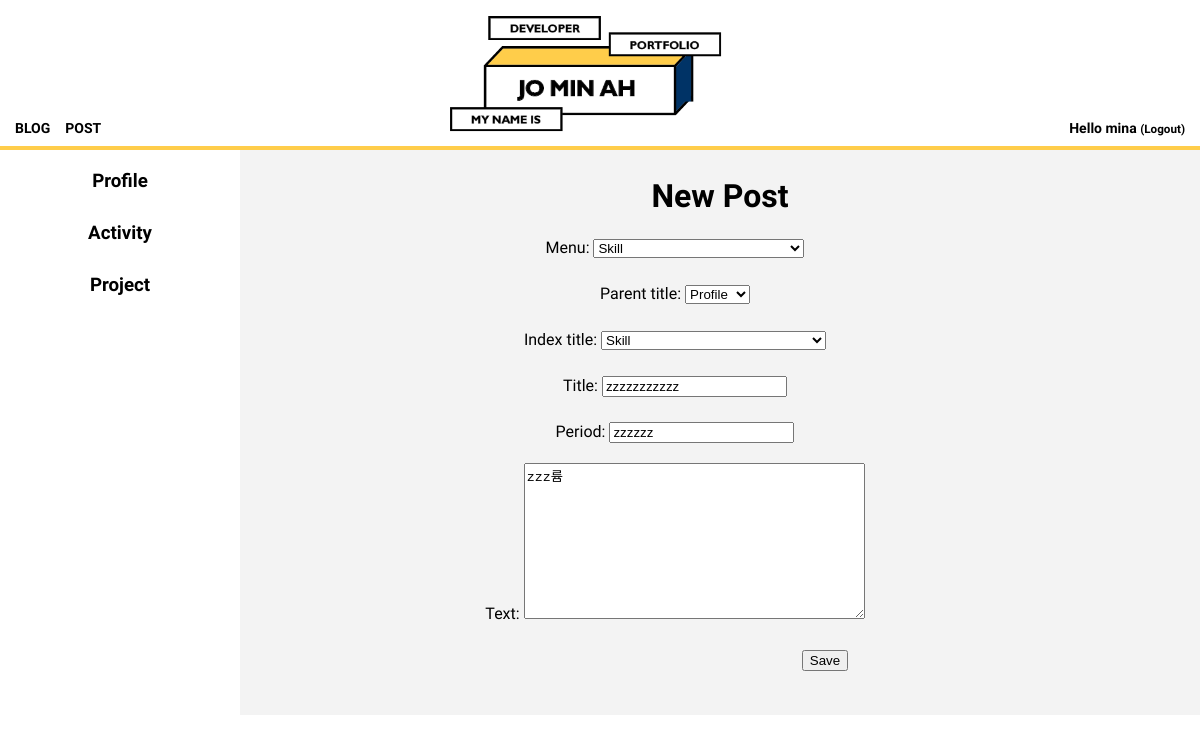
The page /post/12/edit/ (signed in) on the database its author committed.
### blog/models.py (models this page shows, shortened)
class Post(models.Model):
    author = models.ForeignKey(settings.AUTH_USER_MODEL, on_delete=models.CASCADE)
    menu=models.ForeignKey('blog.Menu',on_delete=models.CASCADE,related_name='posts')
    parent_title_choices=(('Profile','Profile'),('Activity','Activity'),('Project','Project'))
    parent_title=models.CharField(max_length=30,choices=parent_title_choices,default='Profile')
    index_title_choices=(('Profile',(('Skill','Skill'),)),('Activity',(('UCI Undergraduate Researcher','UCI Undergraduate Researcher'),('Coding HelpDesk','Coding HelpDesk'),('Heronation InternShip','Heronation InternShip'))),('Project',(('Face Recogntion','Face Recognition'),('Mu:Ping App','Mu:Ping App'),('Ang-Bob App','Ang-Bob App'),('Flex-Bison Interpreter','Flex-Bison Interpreter'),('Z-shop App','Z-shop App'),)))
    index_title=models.CharField(max_length=30,choices=index_title_choices,default='Skill')
    title = models.CharField(max_length=200)
    period=models.CharField(max_length=50)
    text = models.TextField()
    created_date = models.DateTimeField(
            default=timezone.now)
    published_date = models.DateTimeField(
            blank=True, null=True)

class Menu(models.Model):
    parent_title_choices=(('Profile','Profile'),('Activity','Activity'),('Project','Project'))
    parent_title=models.CharField(max_length=30,choices=parent_title_choices,default='Profile')
    index_title_choices=(('Profile',(('Skill','Skill'),)),('Activity',(('UCI Undergraduate Researcher','UCI Undergraduate Researcher'),('Coding HelpDesk','Coding HelpDesk'),('Heronation InternShip','Heronation InternShip'))),('Project',(('Face Recogntion','Face Recognition'),('Mu:Ping App','Mu:Ping App'),('Ang-Bob App','Ang-Bob App'),('Flex-Bison Interpreter','Flex-Bison Interpreter'),('Z-shop App','Z-shop App'),)))
    index_title=models.CharField(max_length=30,choices=index_title_choices,default='Skill')
    def __str__(self):
        return self.index_title

### blog/views.py (the view)
# urls.py: path('post/<int:pk>/edit/', views.post_edit, name='post_edit'),
@login_required
def post_edit(request, pk):
    profile=Menu.objects.filter(parent_title__contains="Profile")
    activity=Menu.objects.filter(parent_title__contains="Activity")
    project=Menu.objects.filter(parent_title__contains="Project")
    post = get_object_or_404(Post, pk=pk)
    if request.method == "POST":
        form = PostForm(request.POST, instance=post)
        if form.is_valid():
            post = form.save(commit=False)
            post.author = request.user
            post.published_date = timezone.now()
            post.save()
            return redirect('post_detail', pk=post.pk)
    else:
        form = PostForm(instance=post)
    return render(request, 'blog/post_edit.html', {'form': form,'profile':profile,"activity":activity,"project":project})

### blog/forms.py
class PostForm(forms.ModelForm):
    class Meta:
        model = Post
        fields = ('menu','parent_title','index_title','title','period','text')

### blog/template/blog/post_edit.html
{% extends 'blog/base.html' %}
{% block content %}
<div align=center>
<h1> New Post </h1>
<form style="margin-right:90px" method="POST" class="post-form"> {% csrf_token %}
  {{form.as_p}}
  <button type="submit" class="save btn btn-default" style="margin-left:300px">Save</button>
</form>
  <br>
  </div>
{% endblock %}

### blog/template/blog/base.html (shortened to what this page needs)
{% load static %}
<!doctype html>
<html>
<head>
  <link rel="stylesheet" type="text/css" href="{% static 'css/style.css' %}">
</head>
<body>
  <div class="top" align=center>
    <a href="{% url 'post_list' %}"><img src="{% static 'img/logo.png' %}" style="border-bottom:10px;"></a>
    <a href="{% url 'post_list' %}" class="top-menu">
      <div>BLOG</div></a>
    {% if user.is_authenticated %}
    <a href="{% url 'post_new' %}" class="top-menu">
      <div>POST</div></a>
      {% endif %}
      {% if user.is_authenticated %}
      <div class="right-menu1">Hello {{ user.username }} <small>(<a href="{% url 'logout' %}" class='logout'>Logout</a>)</small></div>
      {% else %}
      <a href="{% url 'login' %}" class="right-menu">
        <div>LOGIN</div>
      </a>
      {% endif %}
  </div>
  <div id="grid">
    <div>
    <ul class="accordion">
      <li class="item">
        <h3 class="accordionTitle"> Profile</h3>
      </li>
      <li class="item">
        <h3 class="accordionTitle"> Activity</h3>
      </li>
      <li class="item">
        <h3 class="accordionTitle"> Project</h3>
      </li>
    </ul>
  </div>
    <div id="article">
      {% block content %}
      {% endblock %}
    </div>
  </div>
</body>
</html>

### blog/static/css/style.css (style rules this page uses)
body { margin: 0 }
a { color: black; text-decoration: none; }
h1 { text-align: center; }
img { width: 300px; height: auto; }
.top { border-bottom: 4px #FFCD4A solid; }
.top-menu { font-family: 'Tomorrow', sans-serif; font-size:14px; margin-top: 120px; margin-left: 15px; float:left; font-weight: bold; }
.right-menu1 { font-family: 'Tomorrow', sans-serif; font-size:14px; margin-top: 120px; margin-right: 15px; font-weight: bold; float:right; }
#grid .accordion { font-family: 'Tomorrow', sans-serif; font-weight: bold; text-align: center; width: 240px; padding-inline-start: 0px; margin: 0; list-style: none; }
#grid ul { font-family: 'Tomorrow', sans-serif; list-style: none; padding-inline-start: 0px; }
.accordionTitle { padding-top: 10px; padding-bottom: 10px; margin-top: 10px; margin-bottom: 10px; }
h3 { margin: 0px; padding-top: 20px; padding-bottom: 10px; }
#grid { display: grid; grid-template-columns: 240px 1fr; background-color: white; }
#article { padding: 10px; font-family: 'Tomorrow', sans-serif; background-color: #f3f3f3; line-height: 30px; }

### rows shown on the page
Post: menu "Skill", parent_title "Profile", title "zzzzzzzzzzz", period "zzzzzz", text "zzz륨"
Menu: index_title "Skill"

### other values the page prints
{{ user.username }} "mina"
